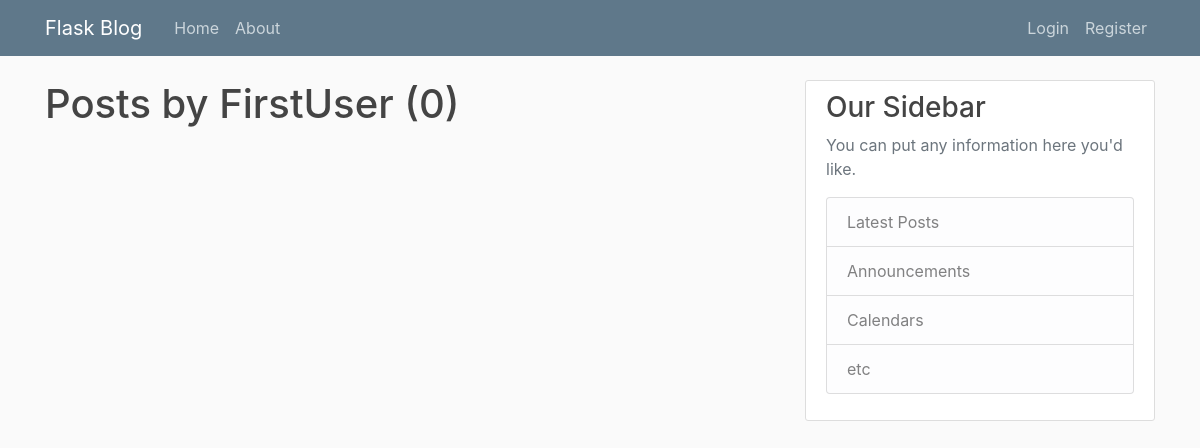
Before: /user/FirstUser with the older database file.
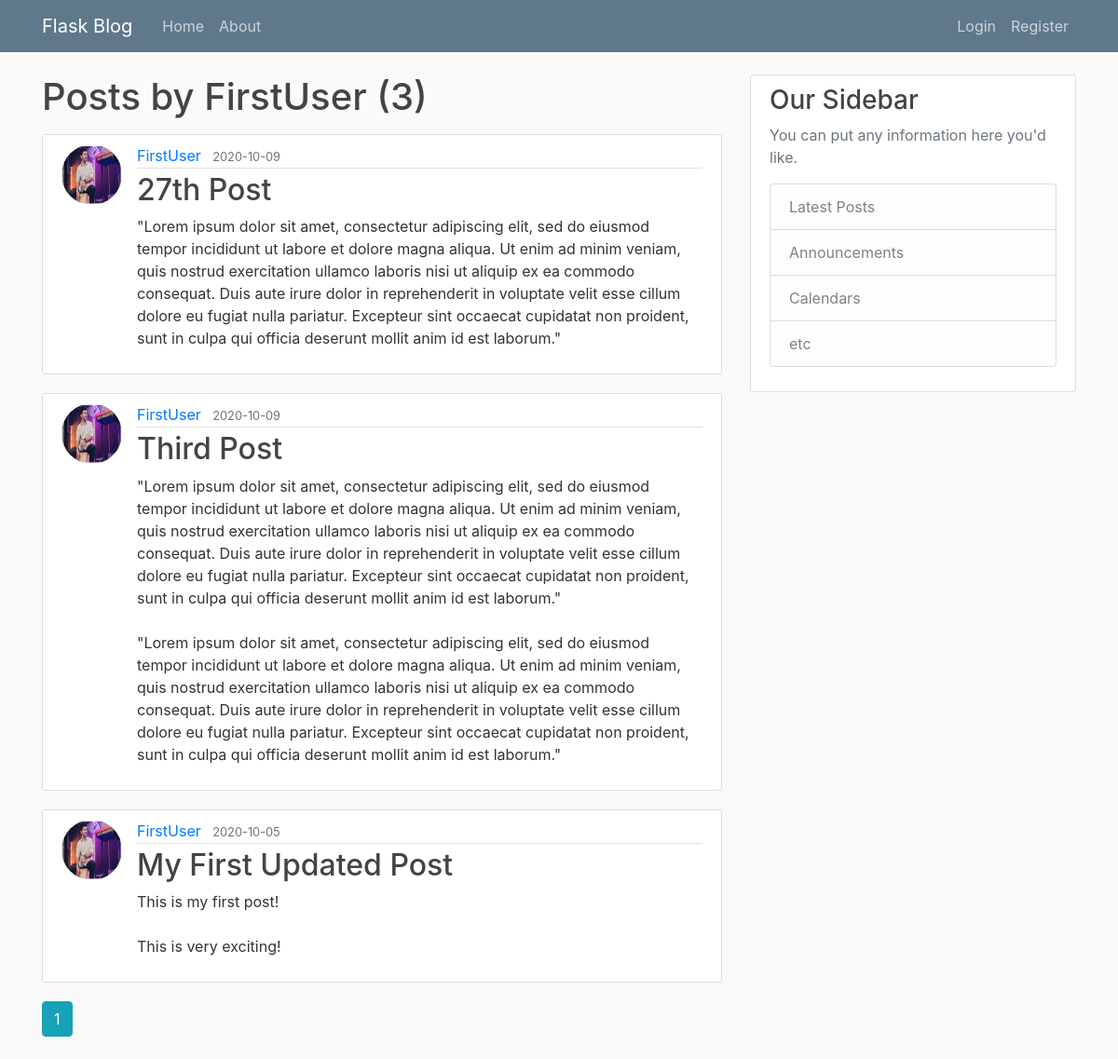
After: the same page with the newer database file.
### flaskblog/models.py (models this page shows, shortened)
class User(db.Model, UserMixin):
    id = db.Column(db.Integer, primary_key=True)
    username = db.Column(db.String(20), unique=True, nullable=False)
    email = db.Column(db.String(120), unique=True, nullable=False)
    image_file = db.Column(db.String(20), nullable=False, default='default.jpg')
    password = db.Column(db.String(60), nullable=False)
    posts = db.relationship('Post', backref='author', lazy='dynamic')

class Post(db.Model):
    id = db.Column(db.Integer, primary_key=True)
    title = db.Column(db.String(100), nullable=False)
    date_posted = db.Column(db.DateTime, nullable=False, default=datetime.utcnow)
    content = db.Column(db.Text, nullable=False)
    user_id = db.Column(db.Integer, db.ForeignKey('user.id'), nullable='False')

### flaskblog/users/routes.py (the view)
@users.route("/user/<string:username>")
def user_posts(username):
    page = request.args.get('page', 1, type=int)
    user = User.query.filter_by(username=username).first_or_404()
    posts = Post.query.filter_by(author=user)\
            .order_by(Post.date_posted.desc())\
            .paginate(page=page, per_page=5)
    return render_template('user_posts.html', posts=posts, user=user)

### flaskblog/templates/user_posts.html
{% extends "layout.html" %}
{% block content %}
    <h1 class='mb-3'>Posts by {{ user.username }} ({{ posts.total }})</h1>
    {% for post in posts.items %}
        <article class="media content-section">
            <img class='rounded-circle article-img' src='{{ url_for("static", filename="profile_pics/" + post.author.image_file) }}'>
            <div class="media-body">
            <div class="article-metadata">
                <a class="mr-2" href="{{ url_for('users.user_posts', username=post.author.username) }}">{{ post.author.username }}</a>
                <small class="text-muted">{{ post.date_posted.strftime('%Y-%m-%d') }}</small>
            </div>
            <h2><a class="article-title" href="{{ url_for('posts.post', post_id=post.id) }}">{{ post.title }}</a></h2>
            <p class="article-content">{{ post.content }}</p>
            </div>
        </article>
    {% endfor %}
    {% for page_num in posts.iter_pages(left_edge=1, right_edge=1, left_current=1, right_current=2) %}
        {% if page_num %}
            {% if posts.page == page_num %}
                <a class='btn btn-info mb-4' href='{{ url_for("users.user_posts", username=user.username, page=page_num) }}'>{{ page_num }}</a>
            {% else %}
                <a class='btn btn-outline-info mb-4' href='{{ url_for("users.user_posts", username=user.username, page=page_num) }}'>{{ page_num }}</a>
            {% endif %}
        {% else %}
            ...
        {% endif %}
    {% endfor %}
{% endblock content %}

### flaskblog/templates/layout.html (shortened to what this page needs)
<!DOCTYPE html>
<html>
<head>
    <link rel="stylesheet" href="https://stackpath.bootstrapcdn.com/bootstrap/4.1.3/css/bootstrap.min.css">
    <link rel="stylesheet" type='text/css' href="{{ url_for('static', filename='main.css') }}">
</head>
<body>
    <header class="site-header">
        <nav class="navbar navbar-expand-md navbar-dark bg-steel fixed-top">
          <div class="container">
            <a class="navbar-brand mr-4" href="/">Flask Blog</a>
            <div class="collapse navbar-collapse" id="navbarToggle">
              <div class="navbar-nav mr-auto">
                <a class="nav-item nav-link" href="{{ url_for('main.home') }}">Home</a>
                <a class="nav-item nav-link" href="{{ url_for('main.about') }}">About</a>
              </div>
              <div class="navbar-nav">
                {% if current_user.is_authenticated %}
                  <a class="nav-item nav-link" href="{{ url_for('posts.new_post') }}">New Post</a>
                  <a class="nav-item nav-link" href="{{ url_for('users.account') }}">Account</a>
                  <a class="nav-item nav-link" href="{{ url_for('users.logout') }}">Logout</a>
                {% else %}
                  <a class="nav-item nav-link" href="{{ url_for('users.login') }}">Login</a>
                  <a class="nav-item nav-link" href="{{ url_for('users.register') }}">Register</a>
                {% endif %}
              </div>
            </div>
          </div>
        </nav>
      </header>
      <main role="main" class="container">
        <div class="row">
          <div class="col-md-8">
            {% block content %}{% endblock %}
          </div>
          <div class="col-md-4">
            <div class="content-section">
              <h3>Our Sidebar</h3>
              <p class='text-muted'>You can put any information here you'd like.
                <ul class="list-group">
                  <li class="list-group-item list-group-item-light">Latest Posts</li>
                  <li class="list-group-item list-group-item-light">Announcements</li>
                  <li class="list-group-item list-group-item-light">Calendars</li>
                  <li class="list-group-item list-group-item-light">etc</li>
                </ul>
              </p>
            </div>
          </div>
        </div>
      </main>
</body>
</html>

### flaskblog/static/main.css (style rules this page uses)
body { background: #fafafa; color: #333333; margin-top: 5rem; }
h1, h2, h3, h4, h5, h6 { color: #444444; }
.bg-steel { background-color: #5f788a; }
.site-header .navbar-nav .nav-link { color: #cbd5db; }
.content-section { background: #ffffff; padding: 10px 20px; border: 1px solid #dddddd; border-radius: 3px; margin-bottom: 20px; }
.article-title { color: #444444; }
.article-content { white-space: pre-line; }
.article-img { height: 65px; width: 65px; margin-right: 16px; }
.article-metadata { padding-bottom: 1px; margin-bottom: 4px; border-bottom: 1px solid #e3e3e3 }

Changed rows visible on the page:
added Post: image_file (picture), author.username "FirstUser", date_posted "2020-10-09", title "27th Post", content "\"Lorem ipsum dolor sit amet, consectetur adipiscing elit, sed do eiusmod tempor incididunt ut labore et dolore magna aliqua. Ut enim ad minim veniam, quis nostrud exercitation ullamco laboris nisi ut aliquip ex ea commodo consequat. Duis aute irure dolor in reprehenderit in voluptate velit esse cillum dolore eu fugiat nulla pariatur. Excepteur sint occaecat cupidatat non proident, sunt in culpa qui officia deserunt mollit anim id est laborum.\""
added Post: image_file (picture), author.username "FirstUser", date_posted "2020-10-09", title "Third Post", content "\"Lorem ipsum dolor sit amet, consectetur adipiscing elit, sed do eiusmod tempor incididunt ut labore et dolore magna aliqua. Ut enim ad minim veniam, quis nostrud exercitation ullamco laboris nisi ut aliquip ex ea commodo consequat. Duis aute irure dolor in reprehenderit in voluptate velit esse cillum dolore eu fugiat nulla pariatur. Excepteur sint occaecat cupidatat non proident, sunt in culpa qui officia deserunt mollit anim id est laborum.\" \"Lorem ipsum dolor sit amet, consectetur adipiscing elit, sed do eiusmod tempor incididunt ut labore et dolore magna aliqua. Ut enim ad minim veniam, quis nostrud exercitation ullamco laboris nisi ut aliquip ex ea commodo consequat. Duis aute irure…"
added Post: image_file (picture), author.username "FirstUser", date_posted "2020-10-05", title "My First Updated Post", content "This is my first post! This is very exciting!"
Other visible differences:
{{ posts.total }}: "0" → "3"
new list line: "1"
